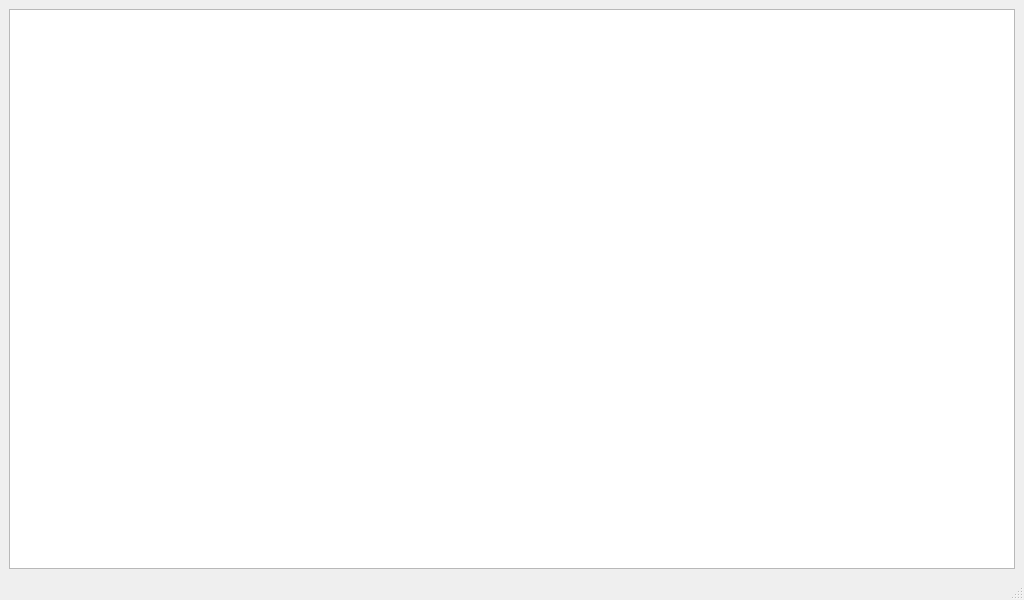
<?xml version="1.0" encoding="UTF-8"?>
<ui version="4.0">
 <class>MainWindow</class>
 <widget class="QMainWindow" name="MainWindow">
  <property name="geometry">
   <rect>
    <x>0</x>
    <y>0</y>
    <width>1024</width>
    <height>600</height>
   </rect>
  </property>
  <property name="windowTitle">
   <string>Conduit</string>
  </property>
  <widget class="QWidget" name="centralwidget">
   <layout class="QVBoxLayout" name="verticalLayout">
    <item>
     <widget class="QTableWidget" name="tableWidget"/>
    </item>
   </layout>
  </widget>
  <widget class="QMenuBar" name="menubar">
   <property name="geometry">
    <rect>
     <x>0</x>
     <y>0</y>
     <width>1024</width>
     <height>21</height>
    </rect>
   </property>
  </widget>
  <widget class="QStatusBar" name="statusbar"/>
 </widget>
 <resources/>
 <connections/>
</ui>
